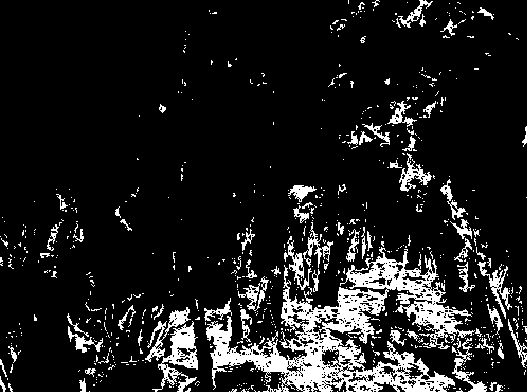
#> input picture 0_threshold.png, 527 x 392 px
$ python cal_road.py
#> lines starting #> are read from the running program, lines starting #| are printed output that depends on the picture; after the words box and inside, x2 and y2 are one past the last pixel; in counts of white or black regions, pixels touching at a corner belong together
"""
19.10.18 使用运算后的结果并进行线性回归，结果不理想
"""

import cv2
import numpy as np

img_raw = cv2.imread('./0_threshold.png')
#> img_raw is the input picture: shape (392, 527, 3); 11.8% white; 771 white regions (685 under 20 px), largest, box (x1, y1, x2, y2) and area: (206, 247, 475, 392) 12506, (152, 321, 198, 392) 1173, (145, 307, 191, 362) 570


kernel_0 = np.ones((7, 7), dtype=np.uint8)
kernel_1 = np.ones((25, 25), dtype=np.uint8)

img = cv2.cvtColor(img_raw, cv2.COLOR_BGR2GRAY)
# img = cv2.adaptiveThreshold(img, 255, cv2.ADAPTIVE_THRESH_GAUSSIAN_C, cv2.THRESH_BINARY, 11, 2)
# img = cv2.equalizeHist(img)
img = cv2.erode(img, kernel_0)
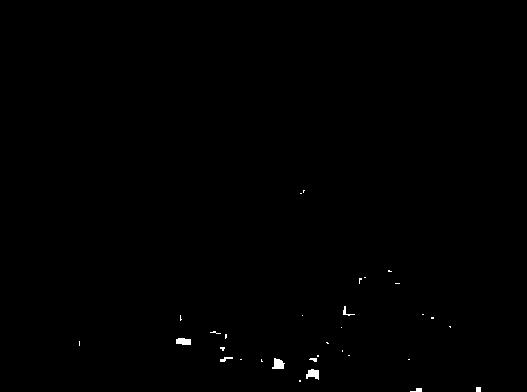
#> img: shape (392, 527); 0.27% white; 32 white regions (24 under 20 px), largest, box (x1, y1, x2, y2) and area: (272, 358, 285, 369) 99, (306, 369, 319, 380) 99, (176, 338, 191, 345) 91
img = cv2.dilate(img, kernel_1)
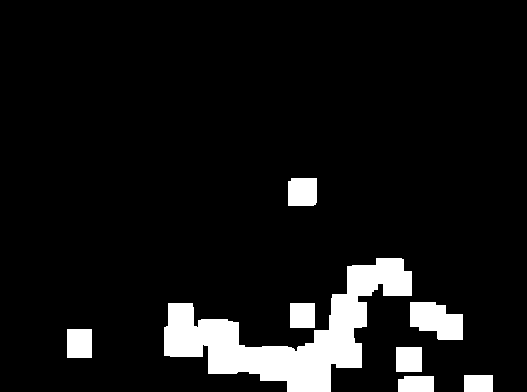
#> img: shape (392, 527); 8.3% white; 8 white regions
cv2.imshow('Close', img)


# 直线拟合部分
contours, hierarfchy = cv2.findContours(img, cv2.RETR_TREE, cv2.CHAIN_APPROX_SIMPLE)
#> contours = 8 contours; box (x1, y1, x2, y2) and area: (164, 258, 412, 392) 11296, (410, 302, 463, 340) 1412, (288, 178, 317, 206) 744, (67, 329, 92, 358) 672, (396, 347, 422, 372) 600, (290, 303, 315, 328) 576, (398, 376, 434, 392) 508, (464, 375, 493, 392) 448
cnt = contours[0]
#> cnt = [[404, 376], [404, 378], [403, 379], [398, 379], [398, 391], [433, 391], [433, 376]]
M = cv2.moments(cnt)
#> M = moments, m00 507.5, centre m10/m00, m01/m00 = (416, 383.7)

rows, cols = img.shape[:2]
#> rows = 392; cols = 527
[vx, vy, x, y] = cv2.fitLine(cnt, cv2.DIST_L1, 0, 0.01, 0.01)
#> vx = [0.996]; vy = [-0.0854]; x = [417.1]; y = [377.4]
lefty = int((-x * vy / vx) + y)
#> lefty = 413
righty = int(((cols - x) * vy / vx) + y)
#> righty = 367
img = cv2.line(img_raw, (cols - 1, righty), (0, lefty), (0,255,0), 2)
#> img: shape (392, 527, 3)
cv2.imshow('Demo', img_raw)


cv2.waitKey(0)
cv2.destroyAllWindows()
